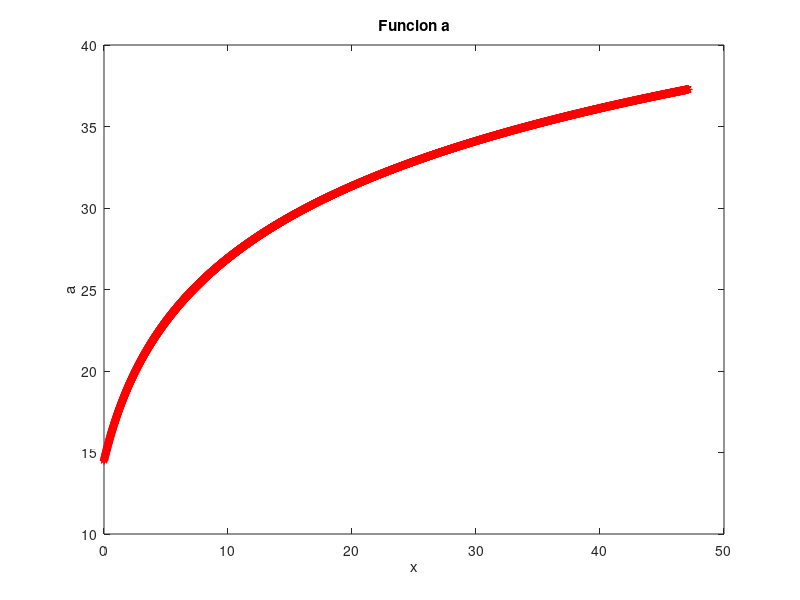
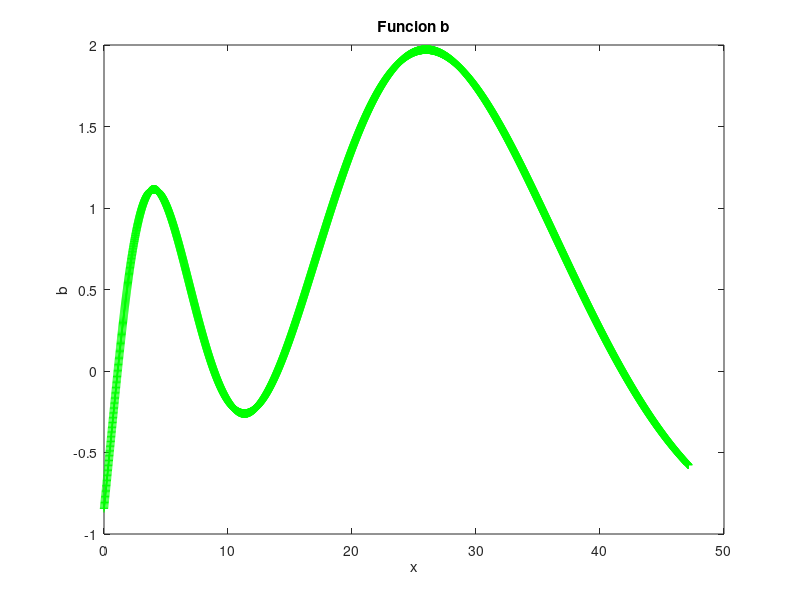
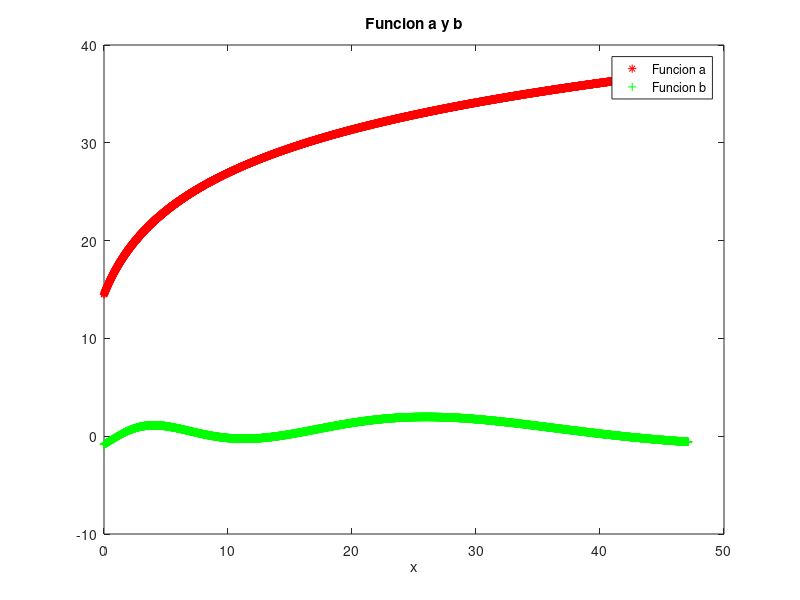
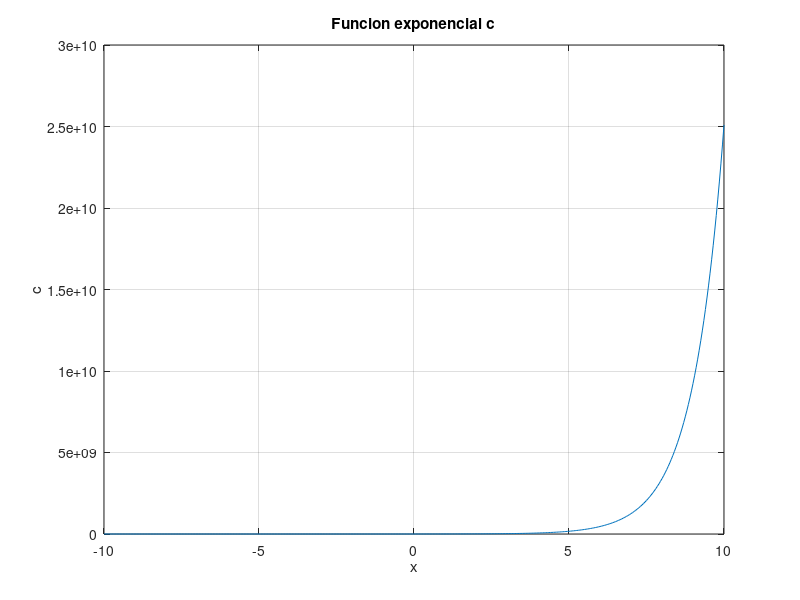

Reproduce these figures in MATLAB, in order.
x = 0:0.01:15*pi;

x1=3*x+7;
log5x1=log(x1)/log(5);

a = 12*log5x1;

x2 = 2*x+46;
log6x2 = log(x2)/log(6);

b = sin(4*(log2(x+8))) + cos(5*(log6x2));

figure(1)

plot(x,a,'r *')
title('Funcion a')
xlabel('x')
ylabel('a')

figure(2)

plot(x,b,'g +')
title('Funcion b')
xlabel('x')
ylabel('b')

figure(3)

plot(x,a,'r *',x,b,'g +')
legend('Funcion a', 'Funcion b')
title('Funcion a y b')
xlabel('x')

y = -10:0.05:10;
c = 7*exp(y+12);

figure(4)
plot(y,c)
title('Funcion exponencial c')
xlabel('x')
ylabel('c')

grid

figure(5)
semilogy(y,c)
title('Funcion exponencial c escala logaritmica')
xlabel('x')
ylabel('c')
grid





